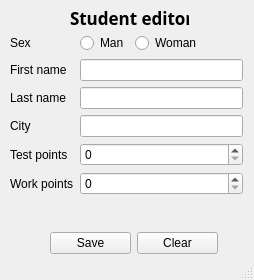
<?xml version="1.0" encoding="UTF-8"?>
<ui version="4.0">
 <class>MainWindow</class>
 <widget class="QMainWindow" name="MainWindow">
  <property name="geometry">
   <rect>
    <x>0</x>
    <y>0</y>
    <width>254</width>
    <height>280</height>
   </rect>
  </property>
  <property name="minimumSize">
   <size>
    <width>254</width>
    <height>280</height>
   </size>
  </property>
  <property name="maximumSize">
   <size>
    <width>254</width>
    <height>280</height>
   </size>
  </property>
  <property name="windowTitle">
   <string>Edit student</string>
  </property>
  <widget class="QWidget" name="centralwidget">
   <widget class="QLabel" name="label_6">
    <property name="geometry">
     <rect>
      <x>70</x>
      <y>9</y>
      <width>119</width>
      <height>18</height>
     </rect>
    </property>
    <property name="sizePolicy">
     <sizepolicy hsizetype="Fixed" vsizetype="Fixed">
      <horstretch>0</horstretch>
      <verstretch>0</verstretch>
     </sizepolicy>
    </property>
    <property name="font">
     <font>
      <family>Ubuntu Mono</family>
      <pointsize>13</pointsize>
      <weight>75</weight>
      <bold>true</bold>
     </font>
    </property>
    <property name="text">
     <string>Student editor</string>
    </property>
   </widget>
   <widget class="QWidget" name="">
    <property name="geometry">
     <rect>
      <x>10</x>
      <y>33</y>
      <width>233</width>
      <height>184</height>
     </rect>
    </property>
    <layout class="QFormLayout" name="formLayout_2">
     <item row="0" column="0">
      <widget class="QLabel" name="label_7">
       <property name="layoutDirection">
        <enum>Qt::RightToLeft</enum>
       </property>
       <property name="text">
        <string>Sex</string>
       </property>
       <property name="alignment">
        <set>Qt::AlignLeading|Qt::AlignLeft|Qt::AlignVCenter</set>
       </property>
      </widget>
     </item>
     <item row="0" column="1">
      <layout class="QHBoxLayout" name="horizontalLayout_2">
       <item>
        <widget class="QRadioButton" name="radioButton">
         <property name="sizePolicy">
          <sizepolicy hsizetype="Fixed" vsizetype="Fixed">
           <horstretch>0</horstretch>
           <verstretch>0</verstretch>
          </sizepolicy>
         </property>
         <property name="text">
          <string>Man</string>
         </property>
        </widget>
       </item>
       <item>
        <widget class="QRadioButton" name="radioButton_2">
         <property name="sizePolicy">
          <sizepolicy hsizetype="Fixed" vsizetype="Fixed">
           <horstretch>0</horstretch>
           <verstretch>0</verstretch>
          </sizepolicy>
         </property>
         <property name="text">
          <string>Woman</string>
         </property>
        </widget>
       </item>
      </layout>
     </item>
     <item row="1" column="0">
      <widget class="QLabel" name="label">
       <property name="layoutDirection">
        <enum>Qt::RightToLeft</enum>
       </property>
       <property name="text">
        <string>First name</string>
       </property>
       <property name="alignment">
        <set>Qt::AlignLeading|Qt::AlignLeft|Qt::AlignVCenter</set>
       </property>
      </widget>
     </item>
     <item row="1" column="1">
      <widget class="QLineEdit" name="lineEdit"/>
     </item>
     <item row="2" column="0">
      <widget class="QLabel" name="label_2">
       <property name="layoutDirection">
        <enum>Qt::RightToLeft</enum>
       </property>
       <property name="text">
        <string>Last name</string>
       </property>
       <property name="alignment">
        <set>Qt::AlignLeading|Qt::AlignLeft|Qt::AlignVCenter</set>
       </property>
      </widget>
     </item>
     <item row="2" column="1">
      <widget class="QLineEdit" name="lineEdit_2"/>
     </item>
     <item row="3" column="0">
      <widget class="QLabel" name="label_3">
       <property name="layoutDirection">
        <enum>Qt::RightToLeft</enum>
       </property>
       <property name="text">
        <string>City</string>
       </property>
       <property name="alignment">
        <set>Qt::AlignLeading|Qt::AlignLeft|Qt::AlignVCenter</set>
       </property>
      </widget>
     </item>
     <item row="3" column="1">
      <widget class="QLineEdit" name="lineEdit_3"/>
     </item>
     <item row="5" column="0">
      <widget class="QLabel" name="label_5">
       <property name="layoutDirection">
        <enum>Qt::RightToLeft</enum>
       </property>
       <property name="text">
        <string>Work points</string>
       </property>
       <property name="alignment">
        <set>Qt::AlignLeading|Qt::AlignLeft|Qt::AlignVCenter</set>
       </property>
      </widget>
     </item>
     <item row="5" column="1">
      <widget class="QSpinBox" name="spinBox_2"/>
     </item>
     <item row="4" column="1">
      <widget class="QSpinBox" name="spinBox"/>
     </item>
     <item row="4" column="0">
      <widget class="QLabel" name="label_4">
       <property name="layoutDirection">
        <enum>Qt::RightToLeft</enum>
       </property>
       <property name="text">
        <string>Test points</string>
       </property>
       <property name="alignment">
        <set>Qt::AlignLeading|Qt::AlignLeft|Qt::AlignVCenter</set>
       </property>
      </widget>
     </item>
    </layout>
   </widget>
   <widget class="QWidget" name="">
    <property name="geometry">
     <rect>
      <x>50</x>
      <y>230</y>
      <width>168</width>
      <height>27</height>
     </rect>
    </property>
    <layout class="QHBoxLayout" name="horizontalLayout">
     <item>
      <widget class="QPushButton" name="pushButton_2">
       <property name="sizePolicy">
        <sizepolicy hsizetype="Minimum" vsizetype="Fixed">
         <horstretch>0</horstretch>
         <verstretch>0</verstretch>
        </sizepolicy>
       </property>
       <property name="text">
        <string>Save</string>
       </property>
      </widget>
     </item>
     <item>
      <widget class="QPushButton" name="pushButton">
       <property name="text">
        <string>Clear</string>
       </property>
      </widget>
     </item>
    </layout>
   </widget>
  </widget>
  <widget class="QMenuBar" name="menubar">
   <property name="geometry">
    <rect>
     <x>0</x>
     <y>0</y>
     <width>254</width>
     <height>22</height>
    </rect>
   </property>
  </widget>
  <widget class="QStatusBar" name="statusbar"/>
 </widget>
 <resources/>
 <connections/>
</ui>
